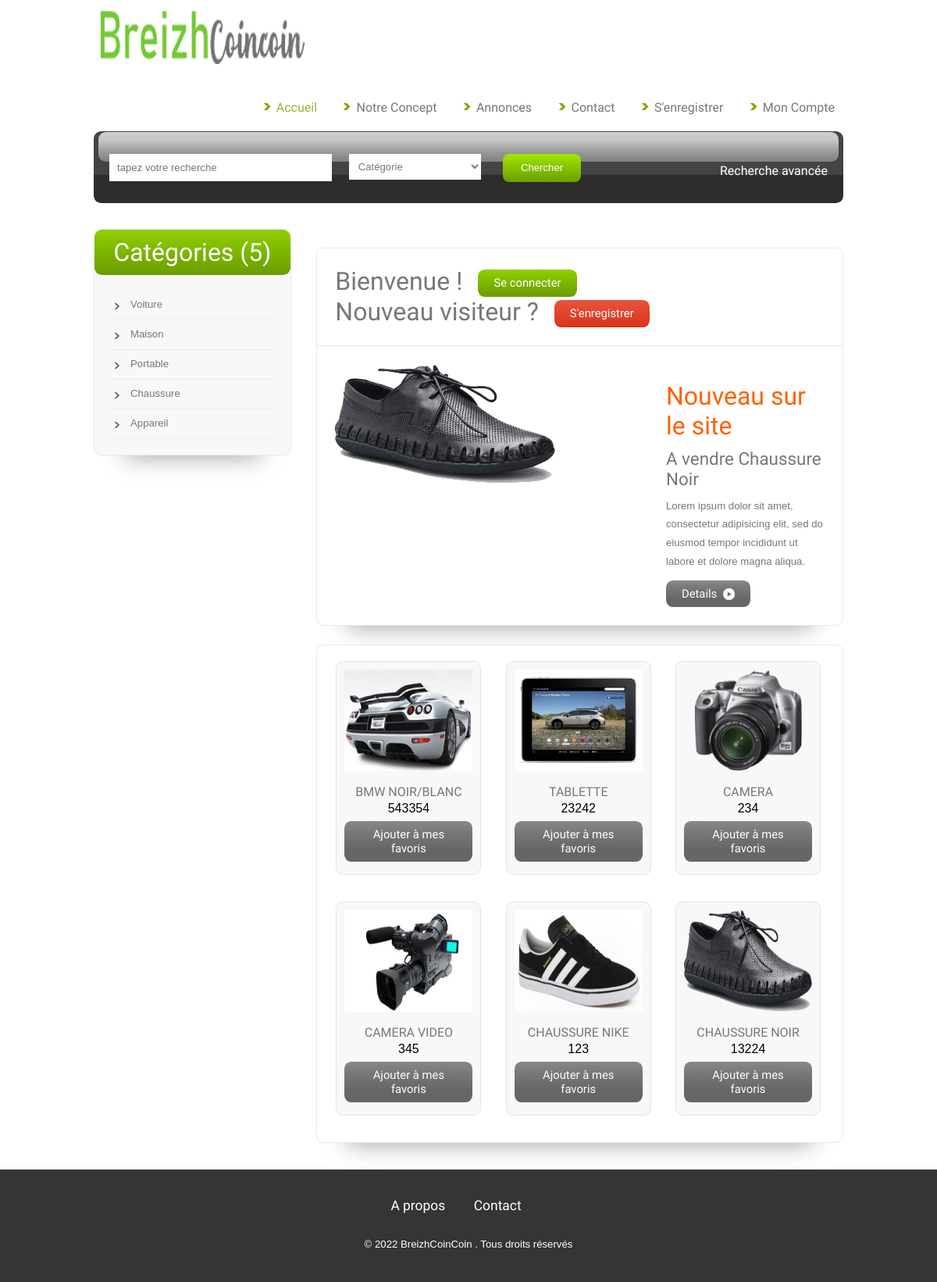
The page / on the database its author committed.
### tables this page shows
CREATE TABLE `categorie` (
  `idcategorie` int(11) NOT NULL,
  `nomcategorie` varchar(100) DEFAULT NULL
);

CREATE TABLE `annonce` (
  `idannonce` int(11) NOT NULL,
  `titreannonce` varchar(300) DEFAULT NULL,
  `texteannonce` varchar(1500) DEFAULT NULL,
  `prix` double DEFAULT NULL,
  `dateannonce` date DEFAULT NULL,
  `idcategorie` int(11) DEFAULT NULL,
  `idutilisateur` int(11) DEFAULT NULL,
  `lienImage` varchar(300) DEFAULT NULL
);

### index.php (the view, shortened to what this page needs)
<?php
include("inc/top.php");
?>
<div class="main">
<div class="sidebar">
<div class="s-main">
	<div class="s_hdr">
		<?php
		$requete3 = $connexion->prepare(
			"SELECT count(nomcategorie) as nb
			FROM categorie"
			);
		$requete3->execute();
		$resultat3 = $requete3->fetch();
		echo '<h2>Catégories ('.$resultat3["nb"].')</h2>';
		?>
	</div>
	<div class="text1-nav">
		<ul>
			<?php
				$requete4 = $connexion->prepare(
					"SELECT idcategorie, nomcategorie
					FROM categorie"
					);
				$requete4->execute();
				while($resultat4 = $requete4->fetch()){
					echo '<li><a href="categories.php?categorie='.$resultat4["idcategorie"].'">'.$resultat4["nomcategorie"].'</a></li>';
				};
				?>
	    </ul>
	</div>
</div>
</div>
<div class="content">
	<div class="cnt-main">
		<div class="s_btn">
			<ul>
				<li><h2>Bienvenue !</h2></li>
				<li><h3><a href="login.php">Se connecter</a></h3></li>
				<li><h2>Nouveau visiteur ?</h2></li>
				<li><h4><a href="sinscrire.php">S'enregistrer</a></h4></li>
			</ul>
		</div>
	<div class="grid">
		<?php
		$requete7 = $connexion->prepare(
			"SELECT idannonce, lienImage, titreannonce, texteannonce
			FROM ( SELECT idannonce,lienImage, titreannonce, texteannonce FROM annonce ORDER BY idannonce DESC LIMIT 5)annonce
			ORDER BY RAND()
			LIMIT 1"
			);
		$requete7->execute();
		while($resultat7 = $requete7->fetch()){
		echo '<div class="grid-img">
		<a href="annonce.php?id='.$resultat7["idannonce"].'"><img src="images/'.$resultat7["lienImage"].'" alt="'.$resultat7["titreannonce"].'"/></a>
			</div>
			<div class="grid-para">
		<h2>Nouveau sur le site</h2>
		<h3>A vendre '.$resultat7["titreannonce"].'</h3>
		<p>'.$resultat7["texteannonce"].'</p>
		<div class="btn top">
		<a href="annonce.php?id='.$resultat7["idannonce"].'">Details&nbsp;<img src="images/marker2.png"></a>
		</div>';
	}?>
	</div>
	</div>
</div>
<div class="cnt-main btm">
	<div class="section group">
		<?php
		$requete8 = $connexion->prepare(
			"SELECT idannonce, lienImage, titreannonce, prix
			FROM annonce
			ORDER BY RAND()
			LIMIT 6"
			);
		$requete8->execute();
		while($resultat8 = $requete8->fetch()){
			echo'<div class="grid_1_of_3 images_1_of_3">
			<a href="annonce.php?id='.$resultat8["idannonce"].'"><img src="images/'.$resultat8["lienImage"].'" alt="'.$resultat8["titreannonce"].'"/></a>
			<a href="annonce.php?id='.$resultat8["idannonce"].'"><h3>'.$resultat8["titreannonce"].'</h3></a>
			<div class="cart-b">
		   <span class="price left"><sup>'.$resultat8["prix"].'</sup><sub></sub></span>
		   <div class="btn top-right right "><a class="ajout_fav" id="'.$resultat8["idannonce"].'">Ajouter à mes favoris</a></div>
		   <div class="clear"></div>
		</div>
	   </div>';}?>
		</div>
</div>
</div>
</div>
<?php
include("inc/bottom.php");
?>

### inc/top.php (shortened to what this page needs)
<?php
include("DB/connexion_DB.php");
?>
<!DOCTYPE HTML>
<html>
<head>
<link href="css/style.css" rel="stylesheet" type="text/css" media="all" />
<link href="css/autre.css" rel="stylesheet" type="text/css" media="all" />
</head>
<body>
<div class="wrap">
<div class="header">
	<div class="logo">
		<a href="index.php"><img src="images/logo.png" alt=""> </a>
	</div>
	<div class="header-right">
	<div class="contact-info">
		<ul class="ici">
			<?php if(!empty($_SESSION['Auth'])){
				$requete1 = $connexion->prepare("SELECT count(favoris.idannonce) as compte
				FROM favoris
				WHERE favoris.idutilisateur =".$_SESSION['Auth']."");
				$requete1->execute();
				$resultat1 = $requete1->fetch();
				echo '<li><a href="favoris.php">Favoris : '.$resultat1["compte"].' enregistrés</a></li>';
			}
			else{
				echo"<br/>";
			}
				?>
		</ul>
	</div>
	<div class="menu">
	 	 <ul class="nav">
        <li class="active"><a href="index.php" title="Home">Accueil</a></li>
  		<li><a href="apropos.php">Notre concept</a></li>
  	     <li><a href="categories.php">Annonces</a></li>
  		<li><a href="contact.php">Contact</a></li>
  		<li><a href="sinscrire.php">S'enregistrer</a></li>
	    <li><a href="manager/index.php">Mon compte</a></li>
      </ul>
	 </div>
	 </div>
</div>
<div class="hdr-btm pad-w3l">
<div class="hdr-btm-bg"></div>
<div class="hdr-btm-left">
<form action="categories.php" method="get">
	<div class="search">
		<input type="text" name="motclef" placeholder="tapez votre recherche" >
		<input type="submit" value="Chercher" class="pad-w3l-search">
	</div>
	<div class="drp-dwn">
		<select name="categorie" class="custom-select" id="select-1">
			<option value="">Catégorie</option>
		</select>
	</div>
</form>
	<div class="txt-right">
		<h3><a href="">Recherche avancée</a></h3>
	</div>
</div>
</div>

### inc/bottom.php (shortened to what this page needs)
</div>
<div class="footer-bg">
<div class="wrap">
<div class="footer">
	<div class="f_nav">
		<ul>
			<li><a href="#">A propos</a></li>
			<li><a href="#">Contact</a></li>
		</ul>
	</div>
	<div class="footer1">
		<p>&copy; 2022 BreizhCoinCoin . Tous droits réservés</p>
	</div>
</div>
</div>
</div>
</body>
</html>

### rows shown on the page
categorie: nomcategorie "Voiture"
categorie: nomcategorie "Maison"
categorie: nomcategorie "Portable"
categorie: nomcategorie "Chaussure"
categorie: nomcategorie "Appareil"
annonce: lienImage (picture), titreannonce "Chaussure Noir", texteannonce "Lorem ipsum dolor sit amet, consectetur adipisicing elit, sed do eiusmod tempor incididunt ut labore et dolore magna aliqua.", titreannonce "CHAUSSURE NOIR", prix "13224"
annonce: lienImage (picture), titreannonce "BMW NOIR/BLANC", prix "543354"
annonce: lienImage (picture), titreannonce "TABLETTE", prix "23242"
annonce: lienImage (picture), titreannonce "CAMERA", prix "234"
annonce: lienImage (picture), titreannonce "CAMERA VIDEO", prix "345"
annonce: lienImage (picture), titreannonce "CHAUSSURE NIKE", prix "123"

### other values the page prints
$resultat3["nb"] "5"
